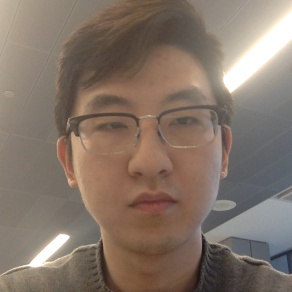
#> input picture data/subject01.0.jpg, 292 x 292 px
$ python createFaceModel.py --images ../data
#> lines starting #> are read from the running program, lines starting #| are printed output that depends on the picture
import cv2
import argparse
import imutils
import numpy as np
import os
from PIL import Image


cascadePath = "haar_cascades/haarcascade_frontalface_default.xml"
faceCascade = cv2.CascadeClassifier(cascadePath)
recognizer = cv2.face.LBPHFaceRecognizer_create()


def get_images_and_labels(path):
    '''
    This function:
            Convert images into matrices
            Assign a label to each image according the person
            Using the data set from image to train the machine

    Inputs:
            path: path to image directory

    Returns:
            matrix of images, labels
    '''
#> called with path = '../data'

    image_paths = [os.path.join(path, file)
                   for file in os.listdir(path) if not file.endswith('.sad')]
    images = []
    labels = []
    for image_path in image_paths:
        image_pil = Image.open(image_path).convert('L')
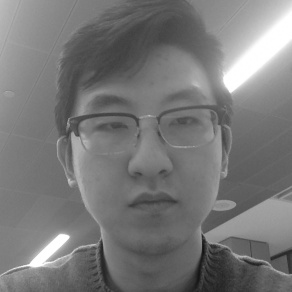
#> image_pil: PIL image 292x292 L; min 18, max 255, mean 120.2
        image = np.array(image_pil, 'uint8')
        image = imutils.resize(image, width = min(500, image.shape[1]))
        nbr = int(os.path.split(image_path)[1].split(
           ".")[0].replace("subject", ""))
        #nbr = eval(os.path.split(image_path)[1].split(".")[0].replace("subject", ""))
        faces = faceCascade.detectMultiScale(image)
#> faces = [[46, 44, 206, 206]]
        for (x, y, w, h) in faces:
            images.append(image[y: y + h, x: x + w])
            labels.append(nbr)
            cv2.imshow("Add faces for training", image[y: y + h, x: x + w])
            cv2.imshow('window', image[y: y + h, x : x + w])
            cv2.waitKey(50)
#> this loop made 1 pass
#> pass 1, in get_images_and_labels, `cv2.imshow("Add faces for training", image[y: y + h, x: x + w])`:
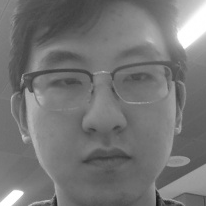
#> window 'Add faces for training': shape (206, 206); min 20, max 255, mean 117.4
#> after the loop, images = 1 item; labels = [1]
#> pass 2 of the loop in get_images_and_labels, `for image_path in image_paths:`:
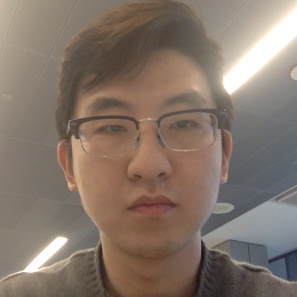
#> input picture data/subject01.1.jpg, 297 x 297 px
#> in get_images_and_labels, `image_pil = Image.open(image_path).convert('L')`:
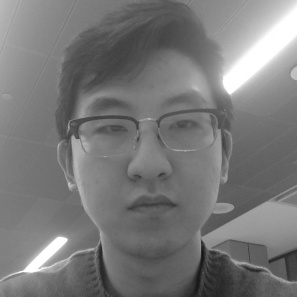
#> image_pil: PIL image 297x297 L; min 18, max 255, mean 120.9
#> faces = [[50, 48, 200, 200]]
#> the loop in get_images_and_labels, `for (x, y, w, h) in faces:` made 1 pass
#> pass 1, in get_images_and_labels, `cv2.imshow("Add faces for training", image[y: y + h, x: x + w])`:
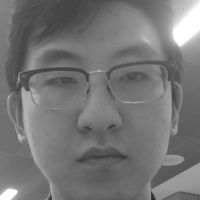
#> window 'Add faces for training': shape (200, 200); min 34, max 255, mean 117.5
#> after the loop in get_images_and_labels, `for (x, y, w, h) in faces:`: images = 2 items; labels = [1, 1]
    return images, labels


ap = argparse.ArgumentParser()
ap.add_argument("-i", "--images", required = True, help = "path to image directory")
args = vars(ap.parse_args())
path = args["images"]
images, labels = get_images_and_labels(path)
#> images = 2 items; labels = [1, 1]
cv2.destroyAllWindows()

recognizer.train(images, np.array(labels))
'''
save the trained dataset to cont.yaml file
'''
recognizer.write("model.yaml")
